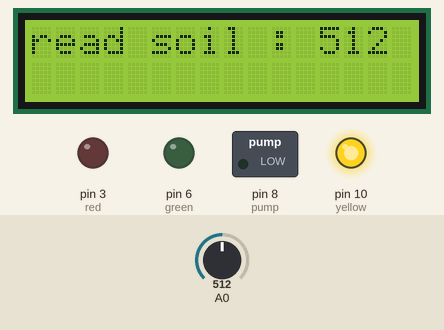
Simulated run of this sketch. Board: Arduino Uno, built with avr-gcc and run on an emulated ATmega328P. Parts: 16×2 character LCD, switched loads named in the sketch (green lamp = pin HIGH), output pins drawn as LEDs (lit = HIGH). The inputs (shaded band) are chosen by the test bench; at power-on: A0 = 512. What the sketch prints to the serial monitor is not drawn.

Above: at 0.9 s.
At 4.5 s:
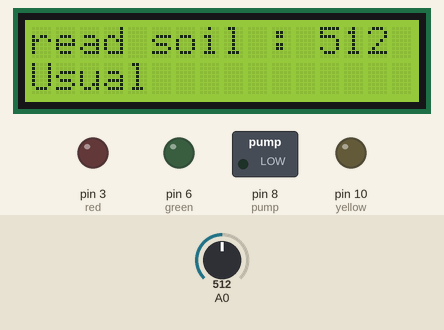
6.1 s: A0 set to 527
At 12.6 s:
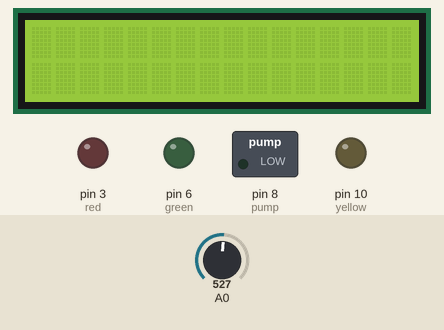
12.8 s: A0 set to 553
At 19.1 s:
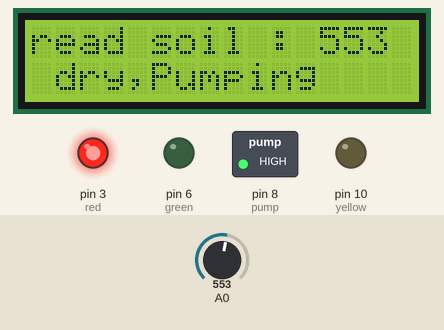
22.9 s: A0 set to 420
At 28.1 s:
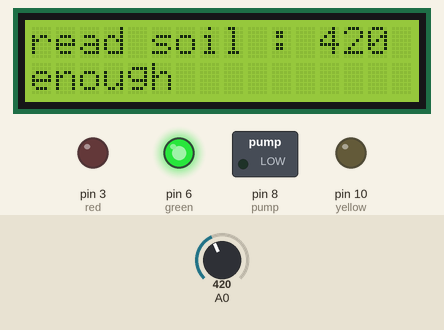
Timing chart, 0 to 38.6 s (numbered marks = the images above; inputs shaded):
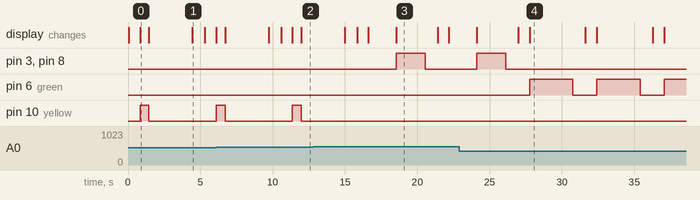

Measured:
- the behaviour switches between 539 and 540 on A0 (found by bisection; images 2 and 3)
- after the input at 12.8 s, pin 3 (red), pin 8 (pump): LOW → HIGH after 5.7 s, → LOW 2.0 s later; pin 10 (yellow): stops changing and stays LOW
- after the input at 22.9 s, pin 3 (red), pin 8 (pump): goes on until 26.1 s, then stays LOW; pin 6 (green): alternates HIGH for 3.0 s and LOW for 1.7 s, starting after 4.9 s; the display: first differs from a run without the input after 4.9 s (image 4)
- by itself, pin 10 (yellow): alternates HIGH for 0.60 s and LOW for 4.7 s
- what the display in image 0 shows lasts 0.7 s, from 0.8 s to 1.5 s
- what the display in image 1 shows lasts 0.8 s, from 4.5 s to 5.3 s
- what the display in image 3 shows lasts 2.9 s, from 18.5 s to 21.4 s

The sketch:

sketch_may06.ino
```cpp
#define A0Pin 0
#include<LiquidCrystal_I2C.h>
LiquidCrystal_I2C lcd (0x27,16,2);

int soil = A0;
int red = 3;
int yellow = 10;
int green = 6;
int pump =8;


void setup() {

 Serial.begin(9600);

  pinMode (pump,OUTPUT);       //펌프 출력
  pinMode (red, OUTPUT);       //led 빨간색 출력
  pinMode (yellow, OUTPUT);   //led 노란색 출력
  pinMode (green, OUTPUT);    //led 초록색 출력
}

void loop() {

  int soil = analogRead(A0);
  lcd.init();
  lcd.backlight();               //lcd backlight 켬
  Serial.print("read soil : ");
  Serial.println(soil);
  delay(700);
  lcd.begin(16,2);               //lcd 시작
  lcd.clear();                  //lcd 초기화
  lcd.home();                   //lcd (0.0)에 맞춤
  lcd.print("read soil : ");    //lcd "read soil"이라고 씀
  lcd.println(soil);           //lcd soil 값 출력


  if (soil <430) {

 Serial.println("enough water");
 lcd.setCursor(0,1);                  //lcd 초점 (0,1)에 맞추기
 lcd.println("enough");              //lcd 에 "enough"라고 쓰기
 digitalWrite(green, HIGH);           //led 초록색 켜기
 delay(3000);                        //3초 동안 켜기
 digitalWrite(green,LOW);            //led 초록색 끄기
 }

else  if (430< soil && soil <540) {      //흙의 수분이 430 초과 540 미만일 때
  Serial.println(" not enough");
 digitalWrite(yellow,HIGH);             //노란색 led 켜짐
  delay(600);                           //0.6초 동안 켜기
  digitalWrite(yellow,LOW);//노란색 led 켜기
  lcd.noDisplay();
  delay(3000);
  lcd.display();

  lcd.setCursor(0,1);
 lcd.println("Usual");
 }


   else {
    Serial.println ("vary dry");
    Serial.println ("Pumping 1 second");
    lcd.noDisplay();                    //lcd에 보여주지 않기
    delay(1900);                        //1.9초 동안 쉬기
    lcd.display();                      //lcd 보여주기

    lcd.setCursor(0,1);                 //(0,1)에 초점 맞추기
    lcd.println(" dry,Pumping");       //lcd에 dry,pumping 이라고 쓰기
    digitalWrite(red,HIGH);              // 빨간색 led 켜기

    digitalWrite(pump,HIGH);            //펌프 켜기
    delay(2000);                        //2초 동안 켜기
    digitalWrite(pump,LOW);            //펌프 끄기
   digitalWrite(red,LOW);              //빨간색 led 끄기

  }
 delay(800);
}
```
